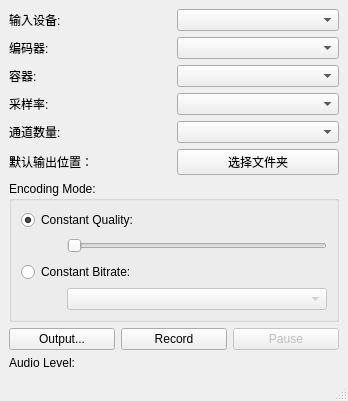
<?xml version="1.0" encoding="UTF-8"?>
<ui version="4.0">
 <class>AudioRecorder</class>
 <widget class="QMainWindow" name="AudioRecorder">
  <property name="geometry">
   <rect>
    <x>0</x>
    <y>0</y>
    <width>348</width>
    <height>374</height>
   </rect>
  </property>
  <property name="windowTitle">
   <string>MainWindow</string>
  </property>
  <widget class="QWidget" name="centralwidget">
   <layout class="QGridLayout" name="gridLayout_3">
    <item row="0" column="0" colspan="3">
     <layout class="QGridLayout" name="gridLayout_2">
      <item row="0" column="1">
       <widget class="QComboBox" name="audioDeviceBox"/>
      </item>
      <item row="3" column="1">
       <widget class="QComboBox" name="sampleRateBox"/>
      </item>
      <item row="4" column="0">
       <widget class="QLabel" name="label_5">
        <property name="text">
         <string>通道数量:</string>
        </property>
       </widget>
      </item>
      <item row="3" column="0">
       <widget class="QLabel" name="label_4">
        <property name="text">
         <string>采样率:</string>
        </property>
       </widget>
      </item>
      <item row="0" column="0">
       <widget class="QLabel" name="label">
        <property name="text">
         <string>输入设备:</string>
        </property>
       </widget>
      </item>
      <item row="1" column="1">
       <widget class="QComboBox" name="audioCodecBox"/>
      </item>
      <item row="2" column="1">
       <widget class="QComboBox" name="containerBox"/>
      </item>
      <item row="2" column="0">
       <widget class="QLabel" name="label_3">
        <property name="text">
         <string>容器:</string>
        </property>
       </widget>
      </item>
      <item row="1" column="0">
       <widget class="QLabel" name="label_2">
        <property name="text">
         <string>编码器:</string>
        </property>
       </widget>
      </item>
      <item row="4" column="1">
       <widget class="QComboBox" name="channelsBox"/>
      </item>
      <item row="5" column="0">
       <widget class="QLabel" name="label_outputDir">
        <property name="text">
         <string>默认输出位置：</string>
        </property>
       </widget>
      </item>
      <item row="5" column="1">
       <widget class="QPushButton" name="btn_choseOutputDir">
        <property name="text">
         <string>选择文件夹</string>
        </property>
       </widget>
      </item>
     </layout>
    </item>
    <item row="1" column="0" colspan="3">
     <widget class="QGroupBox" name="groupBox">
      <property name="title">
       <string>Encoding Mode:</string>
      </property>
      <layout class="QGridLayout" name="gridLayout">
       <item row="0" column="0" colspan="2">
        <widget class="QRadioButton" name="constantQualityRadioButton">
         <property name="text">
          <string>Constant Quality:</string>
         </property>
         <property name="checked">
          <bool>true</bool>
         </property>
        </widget>
       </item>
       <item row="1" column="0">
        <spacer name="horizontalSpacer_2">
         <property name="orientation">
          <enum>Qt::Horizontal</enum>
         </property>
         <property name="sizeType">
          <enum>QSizePolicy::Fixed</enum>
         </property>
         <property name="sizeHint" stdset="0">
          <size>
           <width>40</width>
           <height>20</height>
          </size>
         </property>
        </spacer>
       </item>
       <item row="1" column="1">
        <widget class="QSlider" name="qualitySlider">
         <property name="orientation">
          <enum>Qt::Horizontal</enum>
         </property>
        </widget>
       </item>
       <item row="2" column="0" colspan="2">
        <widget class="QRadioButton" name="constantBitrateRadioButton">
         <property name="text">
          <string>Constant Bitrate:</string>
         </property>
        </widget>
       </item>
       <item row="3" column="0">
        <spacer name="horizontalSpacer">
         <property name="orientation">
          <enum>Qt::Horizontal</enum>
         </property>
         <property name="sizeType">
          <enum>QSizePolicy::Fixed</enum>
         </property>
         <property name="sizeHint" stdset="0">
          <size>
           <width>40</width>
           <height>20</height>
          </size>
         </property>
        </spacer>
       </item>
       <item row="3" column="1">
        <widget class="QComboBox" name="bitrateBox">
         <property name="enabled">
          <bool>false</bool>
         </property>
        </widget>
       </item>
      </layout>
     </widget>
    </item>
    <item row="2" column="0">
     <widget class="QPushButton" name="outputButton">
      <property name="text">
       <string>Output...</string>
      </property>
     </widget>
    </item>
    <item row="2" column="1">
     <widget class="QPushButton" name="recordButton">
      <property name="text">
       <string>Record</string>
      </property>
     </widget>
    </item>
    <item row="2" column="2">
     <widget class="QPushButton" name="pauseButton">
      <property name="enabled">
       <bool>false</bool>
      </property>
      <property name="text">
       <string>Pause</string>
      </property>
     </widget>
    </item>
    <item row="3" column="0">
     <widget class="QLabel" name="levelLabel">
      <property name="text">
       <string>Audio Level:</string>
      </property>
     </widget>
    </item>
    <item row="3" column="1" colspan="2">
     <layout class="QVBoxLayout" name="levelsLayout"/>
    </item>
   </layout>
  </widget>
  <widget class="QStatusBar" name="statusbar"/>
 </widget>
 <resources/>
 <connections>
  <connection>
   <sender>constantQualityRadioButton</sender>
   <signal>toggled(bool)</signal>
   <receiver>qualitySlider</receiver>
   <slot>setEnabled(bool)</slot>
   <hints>
    <hint type="sourcelabel">
     <x>113</x>
     <y>197</y>
    </hint>
    <hint type="destinationlabel">
     <x>115</x>
     <y>223</y>
    </hint>
   </hints>
  </connection>
  <connection>
   <sender>constantBitrateRadioButton</sender>
   <signal>toggled(bool)</signal>
   <receiver>bitrateBox</receiver>
   <slot>setEnabled(bool)</slot>
   <hints>
    <hint type="sourcelabel">
     <x>173</x>
     <y>259</y>
    </hint>
    <hint type="destinationlabel">
     <x>190</x>
     <y>291</y>
    </hint>
   </hints>
  </connection>
  <connection>
   <sender>outputButton</sender>
   <signal>clicked()</signal>
   <receiver>AudioRecorder</receiver>
   <slot>setOutputLocation()</slot>
   <hints>
    <hint type="sourcelabel">
     <x>46</x>
     <y>340</y>
    </hint>
    <hint type="destinationlabel">
     <x>6</x>
     <y>302</y>
    </hint>
   </hints>
  </connection>
  <connection>
   <sender>recordButton</sender>
   <signal>clicked()</signal>
   <receiver>AudioRecorder</receiver>
   <slot>toggleRecord()</slot>
   <hints>
    <hint type="sourcelabel">
     <x>191</x>
     <y>340</y>
    </hint>
    <hint type="destinationlabel">
     <x>113</x>
     <y>317</y>
    </hint>
   </hints>
  </connection>
  <connection>
   <sender>pauseButton</sender>
   <signal>clicked()</signal>
   <receiver>AudioRecorder</receiver>
   <slot>togglePause()</slot>
   <hints>
    <hint type="sourcelabel">
     <x>252</x>
     <y>334</y>
    </hint>
    <hint type="destinationlabel">
     <x>258</x>
     <y>346</y>
    </hint>
   </hints>
  </connection>
 </connections>
 <slots>
  <slot>setOutputLocation()</slot>
  <slot>toggleRecord()</slot>
  <slot>togglePause()</slot>
 </slots>
</ui>
